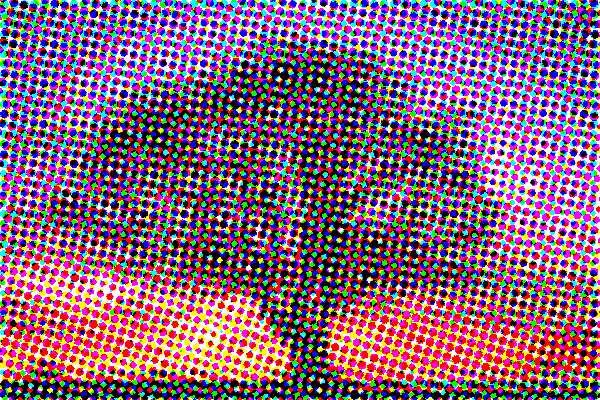
#> input picture images/halftone_tree.jpg, 600 x 400 px, given in place of tree.jpg, which was not available
$ python halftone.py
#> lines starting #> are read from the running program, lines starting #| are printed output that depends on the picture; after the words box and inside, x2 and y2 are one past the last pixel; in counts of white or black regions, pixels touching at a corner belong together; pictures that were not available may be replaced by others from this repository, and a replacement may not be noted
from PIL import Image, ImageDraw, ImageStat
import io


def transform_image(image):
    # Open the image
    im = Image.open(image)

    # Convert the image to CMYK
    cmyk = im.convert('CMYK')

    # Apply Gray Component Replacement (GCR)
    cmyk = gcr(cmyk, 0)

    # Generate halftone images
    dots = halftone(cmyk, 10, 1)

    # Merge halftone images into a single CMYK image
    merged_image = Image.merge('CMYK', dots)

    # Convert the transformed image to bytes
    image_bytes = io.BytesIO()
    merged_image.convert('RGB').save(image_bytes, format='JPEG')
    image_bytes.seek(0)

    return image_bytes


def transform(input_image_path, output_image_path, gcr_percentage=0, sample_size=10, scale_factor=1, show=False):
    # Open the input image
#> called with input_image_path = '../images/tree.jpg', output_image_path = '../images/halftone_tree.jpg', gcr_percentage = 0, sample_size = 10, scale_factor = 1, show = False
    im = Image.open(input_image_path).convert('CMYK')
#> im is the input picture: PIL image 600x400 CMYK; mean R, G, B 142.3, 99.4, 122.3

    # Apply Gray Component Replacement (GCR)
    cmyk = gcr(im, gcr_percentage)

    # Generate halftone images
    dots = halftone(cmyk, sample_size, scale_factor)
#> the loop in halftone, `for channel in cmyk:` made 4 passes
#> (size, width_half, height_half, xx, yy, angle) on passes 2 to 4: ((684, 542), 802, 702, 101, 151, 30), ((720, 648), 948, 922, 174, 261, 45), ((708, 708), 1002, 1002, 201, 301, 60)
#> (width_half, height_half, xx, yy, angle) on pass 1: (600, 400, 0, 0, 15)
#> pass 1, in halftone, `channel = channel.rotate(angle, expand=1)`:
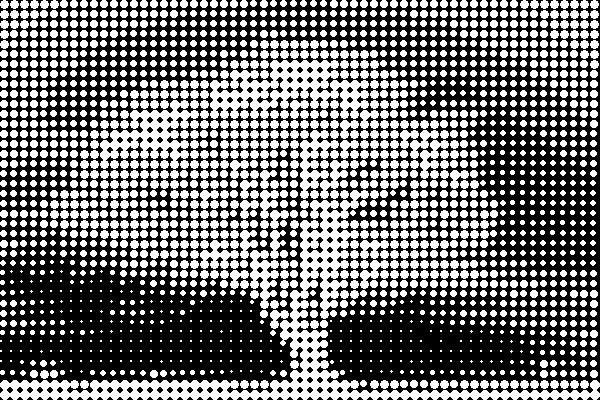
#> channel: PIL image 600x400 L; min 0, max 255, mean 112.7
#> pass 1, in halftone, `half_tone = half_tone.rotate(-angle, expand=1)`:
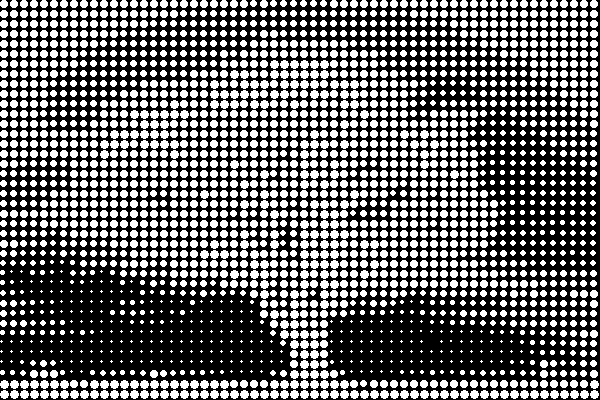
#> half_tone: PIL image 600x400 L; 40.5% white; 2399 white regions (306 under 20 px), largest, box (x1, y1, x2, y2) and area: (270, 60, 279, 69) 61, (280, 60, 289, 69) 61, (290, 60, 299, 69) 61
#> pass 2, in halftone, `channel = channel.rotate(angle, expand=1)`:
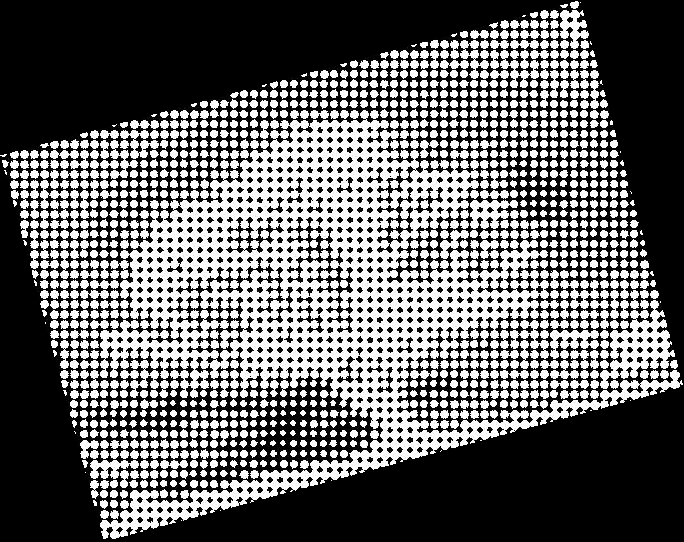
#> channel: PIL image 684x542 L; min 0, max 255, mean 100.7
#> after the loop in halftone, `for channel in cmyk:`: angle = 60; dots = 4 items
#> dots = 4 items

    # Merge halftone images into a single CMYK image
    merged_image = Image.merge('CMYK', dots)
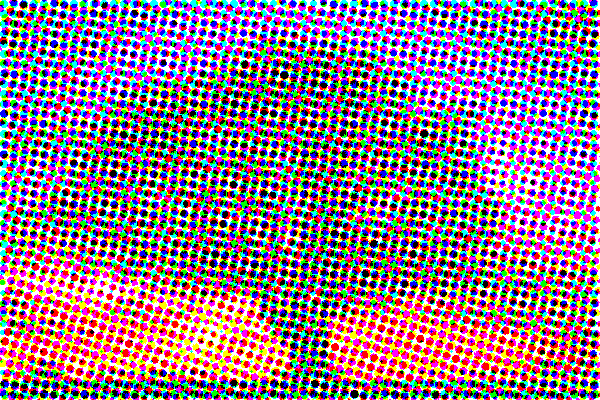
#> merged_image: PIL image 600x400 CMYK; mean R, G, B 151.8, 118.9, 135.4

    # Save the output image
    merged_image.save(output_image_path)

    # Display the original and transformed images
    if show:
        im.show(title="Original Image")
        merged_image.show(title="Halftone CMYK Image")


def gcr(im, percentage):
    """Apply Gray Component Replacement (GCR) to the input CMYK image.
       Removes the specified percentage of gray component from CMY channels and puts it in the K channel.
    """
    cmyk_im = im.split()
    if not percentage:
        return Image.merge('CMYK', cmyk_im)
    cmyk = []
    for channel in cmyk_im:
        cmyk.append(channel.load())
    for x in range(im.size[0]):
        for y in range(im.size[1]):
            gray = min(cmyk[0][x, y], cmyk[1][x, y], cmyk[2][x, y]) * percentage / 100
            for i in range(3):
                cmyk[i][x, y] -= gray
            cmyk[3][x, y] = gray
    return Image.merge('CMYK', cmyk_im)


def halftone(im, sample, scale):
    """Generate a list of half-tone images for the input CMYK image.
       The sample determines the sample box size, and the scale determines the dot size.
    """
    cmyk = im.split()
    dots = []
    angle = 0
    for channel in cmyk:
        channel = channel.rotate(angle, expand=1)
        size = channel.size[0] * scale, channel.size[1] * scale
        half_tone = Image.new('L', size)
        draw = ImageDraw.Draw(half_tone)
        for x in range(0, channel.size[0], sample):
            for y in range(0, channel.size[1], sample):
                box = channel.crop((x, y, x + sample, y + sample))
                diameter = (ImageStat.Stat(box).mean[0] / 255) ** 0.5
                edge = 0.5 * (1 - diameter)
                x_pos, y_pos = (x + edge) * scale, (y + edge) * scale
                box_edge = sample * diameter * scale
                draw.ellipse((x_pos, y_pos, x_pos + box_edge, y_pos + box_edge), fill=255)
        half_tone = half_tone.rotate(-angle, expand=1)
        width_half, height_half = half_tone.size
        xx = (width_half - im.size[0] * scale) // 2
        yy = (height_half - im.size[1] * scale) // 2
        half_tone = half_tone.crop((xx, yy, xx + im.size[0] * scale, yy + im.size[1] * scale))
        dots.append(half_tone)
        angle += 15
    return dots


if __name__ == '__main__':
    input_image_path = "../images/tree.jpg"
    output_image_path = "../images/halftone_tree.jpg"
    gcr_percentage = 0
    sample_size = 10
    scale_factor = 1

    transform(input_image_path, output_image_path, gcr_percentage, sample_size, scale_factor)
